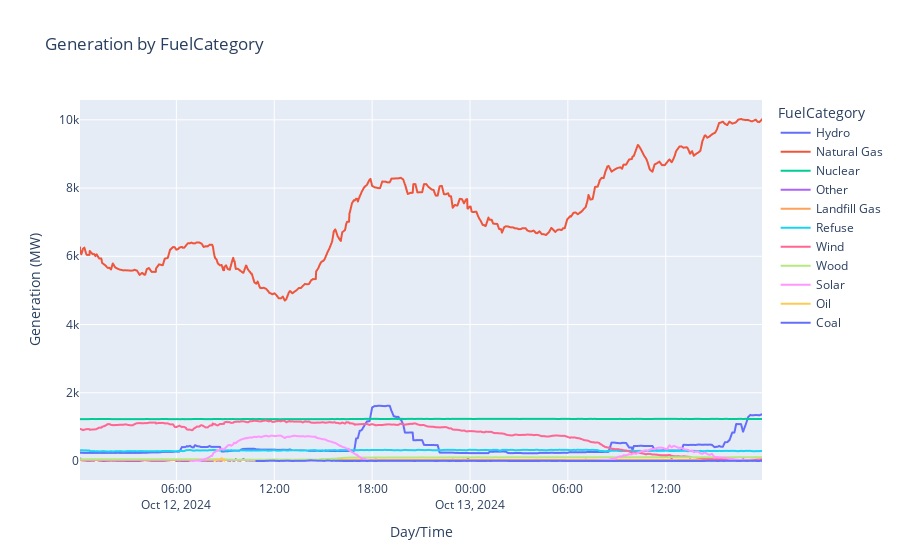

Here is the notebook cell this chart was saved with:
### Code cell


### Figure 1 — Plotly figure (JSON) as saved in the notebook; plotly's stock layout.template omitted (floating-point values rounded to 4 significant figures; data arrays with more than 128 entries replaced by an {"elided": "..."} marker saying what was removed)
{"data": [{"hovertemplate": "FuelCategory=Hydro<br>Day/Time=%{x}<br>Generation (MW)=%{y}<extra></extra>", "legendgroup": "Hydro", "line": {"color": "#636efa", "dash": "solid"}, "marker": {"symbol": "circle"}, "mode": "lines", "name": "Hydro", "showlegend": true, "x": {"elided": "396 str values"}, "xaxis": "x", "y": {"elided": "396 int values"}, "yaxis": "y", "type": "scattergl"}, {"hovertemplate": "FuelCategory=Natural Gas<br>Day/Time=%{x}<br>Generation (MW)=%{y}<extra></extra>", "legendgroup": "Natural Gas", "line": {"color": "#EF553B", "dash": "solid"}, "marker": {"symbol": "circle"}, "mode": "lines", "name": "Natural Gas", "showlegend": true, "x": {"elided": "396 str values"}, "xaxis": "x", "y": {"elided": "396 int values"}, "yaxis": "y", "type": "scattergl"}, {"hovertemplate": "FuelCategory=Nuclear<br>Day/Time=%{x}<br>Generation (MW)=%{y}<extra></extra>", "legendgroup": "Nuclear", "line": {"color": "#00cc96", "dash": "solid"}, "marker": {"symbol": "circle"}, "mode": "lines", "name": "Nuclear", "showlegend": true, "x": {"elided": "396 str values"}, "xaxis": "x", "y": {"elided": "396 int values"}, "yaxis": "y", "type": "scattergl"}, {"hovertemplate": "FuelCategory=Other<br>Day/Time=%{x}<br>Generation (MW)=%{y}<extra></extra>", "legendgroup": "Other", "line": {"color": "#ab63fa", "dash": "solid"}, "marker": {"symbol": "circle"}, "mode": "lines", "name": "Other", "showlegend": true, "x": {"elided": "372 str values"}, "xaxis": "x", "y": {"elided": "372 int values"}, "yaxis": "y", "type": "scattergl"}, {"hovertemplate": "FuelCategory=Landfill Gas<br>Day/Time=%{x}<br>Generation (MW)=%{y}<extra></extra>", "legendgroup": "Landfill Gas", "line": {"color": "#FFA15A", "dash": "solid"}, "marker": {"symbol": "circle"}, "mode": "lines", "name": "Landfill Gas", "showlegend": true, "x": {"elided": "396 str values"}, "xaxis": "x", "y": {"elided": "396 int values"}, "yaxis": "y", "type": "scattergl"}, {"hovertemplate": "FuelCategory=Refuse<br>Day/Time=%{x}<br>Generation (MW)=%{y}<extra></extra>", "legendgroup": "Refuse", "line": {"color": "#19d3f3", "dash": "solid"}, "marker": {"symbol": "circle"}, "mode": "lines", "name": "Refuse", "showlegend": true, "x": {"elided": "396 str values"}, "xaxis": "x", "y": {"elided": "396 int values"}, "yaxis": "y", "type": "scattergl"}, {"hovertemplate": "FuelCategory=Wind<br>Day/Time=%{x}<br>Generation (MW)=%{y}<extra></extra>", "legendgroup": "Wind", "line": {"color": "#FF6692", "dash": "solid"}, "marker": {"symbol": "circle"}, "mode": "lines", "name": "Wind", "showlegend": true, "x": {"elided": "396 str values"}, "xaxis": "x", "y": {"elided": "396 int values"}, "yaxis": "y", "type": "scattergl"}, {"hovertemplate": "FuelCategory=Wood<br>Day/Time=%{x}<br>Generation (MW)=%{y}<extra></extra>", "legendgroup": "Wood", "line": {"color": "#B6E880", "dash": "solid"}, "marker": {"symbol": "circle"}, "mode": "lines", "name": "Wood", "showlegend": true, "x": {"elided": "396 str values"}, "xaxis": "x", "y": {"elided": "396 int values"}, "yaxis": "y", "type": "scattergl"}, {"hovertemplate": "FuelCategory=Solar<br>Day/Time=%{x}<br>Generation (MW)=%{y}<extra></extra>", "legendgroup": "Solar", "line": {"color": "#FF97FF", "dash": "solid"}, "marker": {"symbol": "circle"}, "mode": "lines", "name": "Solar", "showlegend": true, "x": {"elided": "336 str values"}, "xaxis": "x", "y": {"elided": "336 int values"}, "yaxis": "y", "type": "scattergl"}, {"hovertemplate": "FuelCategory=Oil<br>Day/Time=%{x}<br>Generation (MW)=%{y}<extra></extra>", "legendgroup": "Oil", "line": {"color": "#FECB52", "dash": "solid"}, "marker": {"symbol": "circle"}, "mode": "lines", "name": "Oil", "showlegend": true, "x": ["2024-10-12T08:19:35-04:00", "2024-10-12T08:22:20-04:00", "2024-10-12T08:27:37-04:00", "2024-10-12T08:32:36-04:00", "2024-10-12T08:40:28-04:00", "2024-10-12T08:46:32-04:00", "2024-10-12T08:52:34-04:00", "2024-10-12T08:55:28-04:00", "2024-10-12T08:56:27-04:00"], "xaxis": "x", "y": [13, 14, 32, 47, 47, 82, 39, 39, 3], "yaxis": "y", "type": "scattergl"}, {"hovertemplate": "FuelCategory=Coal<br>Day/Time=%{x}<br>Generation (MW)=%{y}<extra></extra>", "legendgroup": "Coal", "line": {"color": "#636efa", "dash": "solid"}, "marker": {"symbol": "circle"}, "mode": "lines", "name": "Coal", "showlegend": true, "x": ["2024-10-12T10:53:40-04:00", "2024-10-12T10:58:56-04:00", "2024-10-12T11:21:38-04:00", "2024-10-12T11:52:41-04:00", "2024-10-12T12:16:29-04:00", "2024-10-12T12:52:53-04:00", "2024-10-12T12:55:41-04:00", "2024-10-12T12:58:15-04:00", "2024-10-12T13:06:52-04:00", "2024-10-12T13:22:50-04:00", "2024-10-12T13:52:42-04:00", "2024-10-12T14:15:55-04:00", "2024-10-12T14:22:05-04:00", "2024-10-12T14:32:50-04:00", "2024-10-12T14:34:00-04:00", "2024-10-12T14:41:27-04:00", "2024-10-12T14:51:42-04:00", "2024-10-12T14:58:05-04:00", "2024-10-12T15:03:02-04:00", "2024-10-12T15:15:32-04:00", "2024-10-12T15:24:12-04:00", "2024-10-12T15:32:50-04:00", "2024-10-12T15:39:02-04:00", "2024-10-12T15:41:25-04:00", "2024-10-12T15:41:56-04:00", "2024-10-12T15:44:17-04:00", "2024-10-12T15:45:48-04:00", "2024-10-12T15:53:03-04:00", "2024-10-12T15:58:54-04:00", "2024-10-12T16:00:08-04:00", "2024-10-12T16:05:02-04:00", "2024-10-12T16:06:38-04:00", "2024-10-12T16:10:13-04:00", "2024-10-12T16:24:49-04:00", "2024-10-12T16:27:49-04:00", "2024-10-12T16:35:08-04:00", "2024-10-12T16:36:36-04:00", "2024-10-12T16:37:13-04:00", "2024-10-12T16:46:02-04:00", "2024-10-12T16:52:58-04:00", "2024-10-12T16:55:58-04:00", "2024-10-12T17:01:12-04:00", "2024-10-12T17:04:34-04:00", "2024-10-12T17:07:16-04:00", "2024-10-12T17:30:46-04:00", "2024-10-12T17:41:08-04:00", "2024-10-12T17:50:22-04:00", "2024-10-12T18:00:07-04:00", "2024-10-12T18:09:47-04:00", "2024-10-12T18:14:08-04:00", "2024-10-12T18:22:45-04:00", "2024-10-12T18:29:09-04:00", "2024-10-12T18:37:19-04:00", "2024-10-13T13:21:17-04:00", "2024-10-13T14:40:45-04:00", "2024-10-13T15:30:14-04:00", "2024-10-13T16:44:09-04:00", "2024-10-13T17:23:46-04:00", "2024-10-13T17:30:56-04:00", "2024-10-13T17:37:16-04:00", "2024-10-13T17:44:25-04:00", "2024-10-13T17:53:51-04:00"], "xaxis": "x", "y": [1, 0, 1, 9, 1, 7, 4, 3, 1, 4, 4, 19, 13, 13, 8, 7, 8, 6, 1, 14, 9, 3, 8, 9, 9, 5, 3, 6, 2, 2, 3, 3, 1, 1, 2, 2, 0, 0, 2, 2, 3, 1, 1, 0, 5, 0, 4, 3, 1, 1, 3, 3, 5, 0, 3, 2, 3, 2, 9, 2, 1, 11], "yaxis": "y", "type": "scattergl"}], "layout": {"xaxis": {"anchor": "y", "domain": [0.0, 1.0], "title": {"text": "Day/Time"}}, "yaxis": {"anchor": "x", "domain": [0.0, 1.0], "title": {"text": "Generation (MW)"}}, "legend": {"title": {"text": "FuelCategory"}, "tracegroupgap": 0}, "title": {"text": "Generation by FuelCategory"}, "hovermode": "x unified"}}
